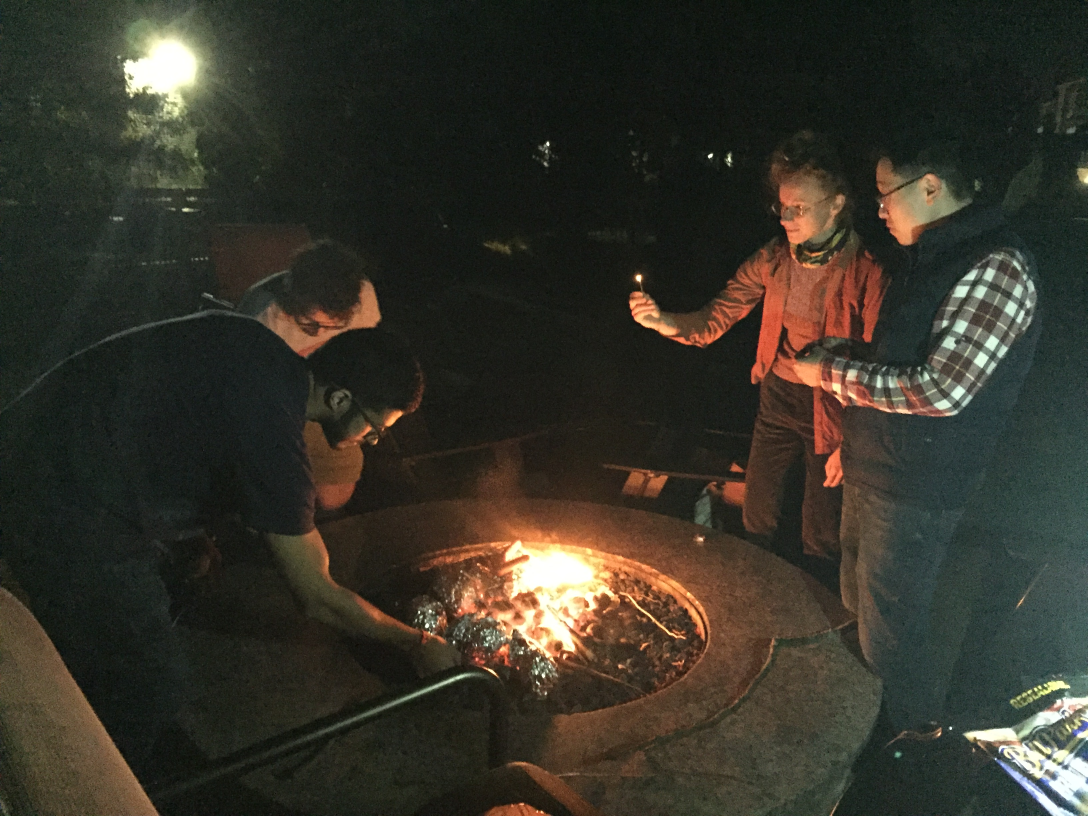
#> input picture media/upload/IMG_2190.JPG, 3264 x 2448 px (shown at 1/3 size)
$ python -i metron.py   (imports and definitions only)   (older library calls are emulated)
#> lines starting #> are read from the running program, lines starting #| are printed output that depends on the picture
'''
  This is a library of functions for write_power.py
  Updated: 25 January 2021
'''

import numpy as np
#import matplotlib.pyplot as plt
from scipy import signal

# Pillow library for image handling
from PIL import Image
from PIL import ImageFilter
from PIL import ImageOps

#import itertools # unused?
import os
#import subprocess

# input : radians
# output: floating number between (0,10)
# [98 lines left out: functions angle_to_power, write_timestamp_and_power_scalar, write_google, write_website, picture_to_power, not called in this run]

def picture_to_circle_parameters(picture_path, new_scale=200, debug=False):
#> called with picture_path = '../media/upload/IMG_2190.JPG', new_scale = 200, debug = False
    image = Image.open(picture_path)
#> image is the input picture: PIL image 3264x2448 RGB; mean R, G, B 53.4, 51.2, 41.3
    image=image.convert('L') # monochrome
#> image: PIL image 3264x2448 L
    image=ImageOps.invert(image)
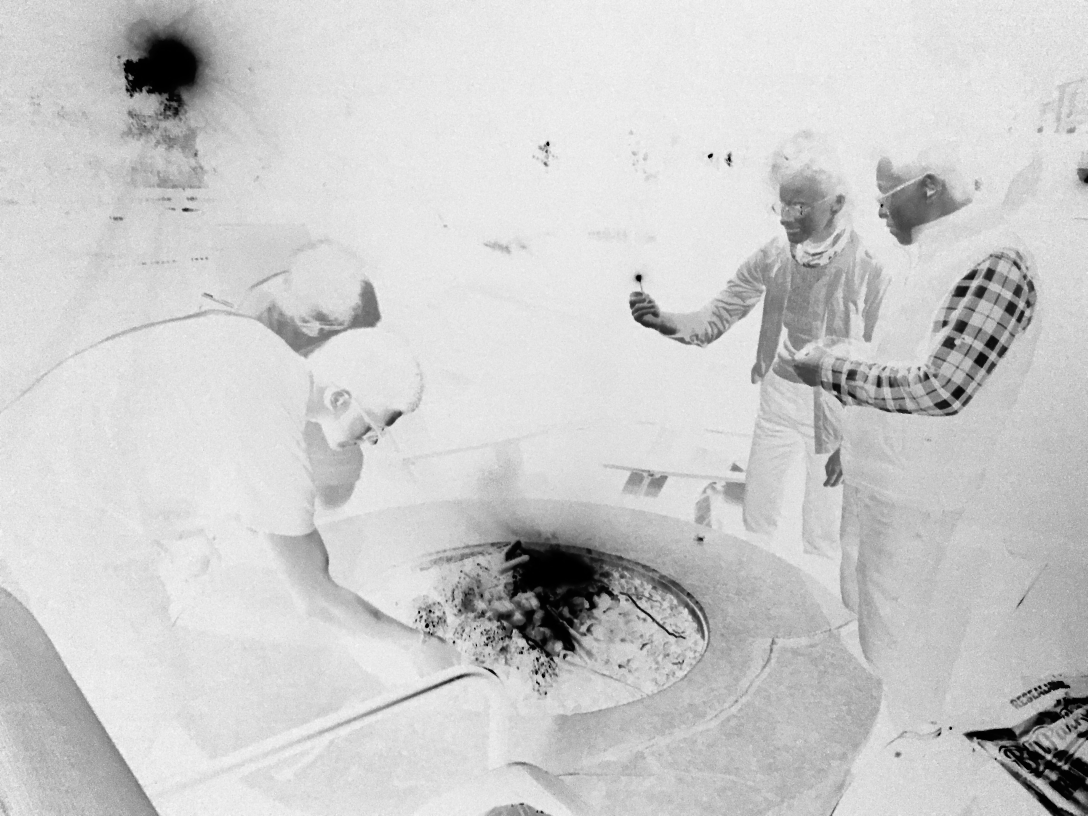
#> image: PIL image 3264x2448 L (shown at 1/3 size); min 0, max 253, mean 204.2

    if debug:
        plt.imshow(image)
        plt.show()

    imageWithEdges = image.filter(ImageFilter.FIND_EDGES)
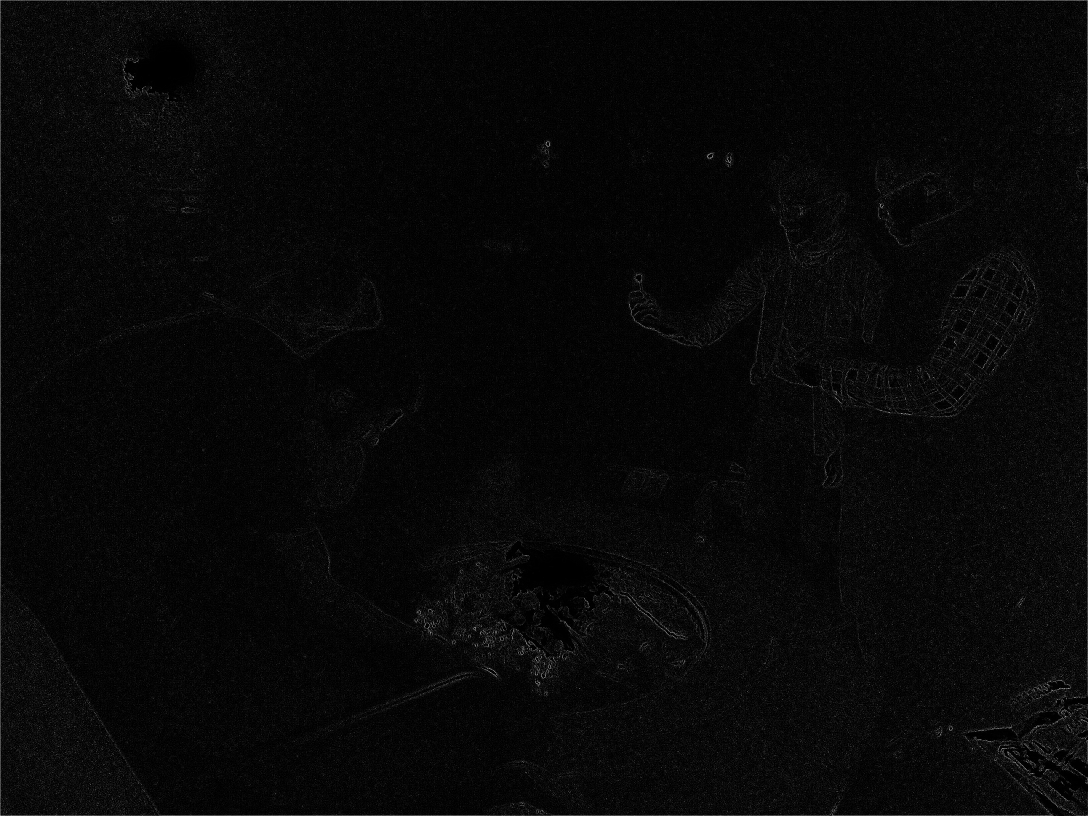
#> imageWithEdges: PIL image 3264x2448 L (shown at 1/3 size); min 0, max 255, mean 7.9

    # NOTES: resizing the image first is needed to make the current
    # circle-finding algorithm (at the bottom of the notebook) work
    size_ratio = imageWithEdges.size[0] / imageWithEdges.size[1]
#> size_ratio = 1.33
    scale_factor=imageWithEdges.size[1] / new_scale
#> scale_factor = 12.24
    imageWithEdges = imageWithEdges.resize((int(new_scale*size_ratio),new_scale),Image.ANTIALIAS)
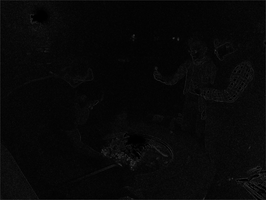
#> imageWithEdges: PIL image 266x200 L; min 0, max 55, mean 7.8

    # PIL does stuff upside down
    imageWithEdges=np.flipud(np.array(imageWithEdges))
#> imageWithEdges: shape (200, 266)
    image=np.flipud(np.array(image))
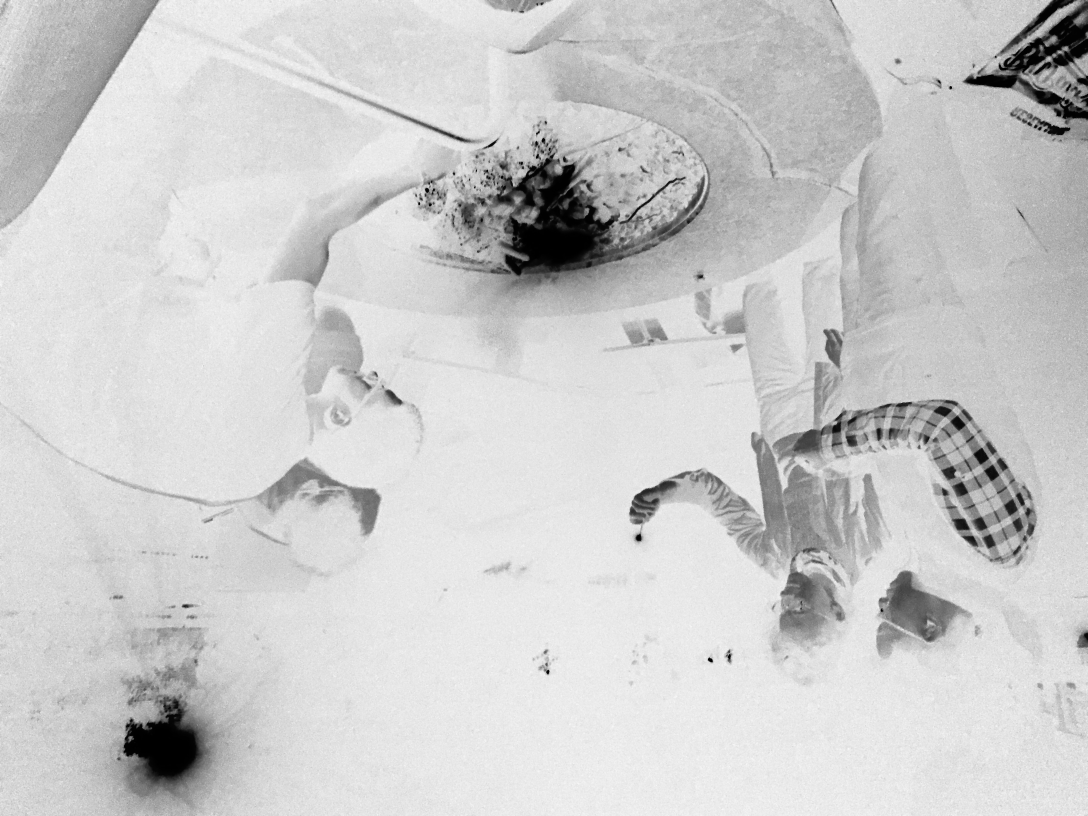
#> image: shape (2448, 3264) (shown at 1/3 size); min 0, max 253, mean 204.2

    num_circles=5

    if debug:
        plt.contourf(imageWithEdges)
        plt.show()

    r_arr=np.arange(1,
                    int(np.floor(min(imageWithEdges.shape[0],
                    imageWithEdges.shape[1]/num_circles)/2)))
#> r_arr = 25 values from 1 to 25

    positive_r_offset = 0
    negative_r_offset = 1

    max_vals=[]
    max_inds=[]
    convolutions=[]
    windows=[]
    for r in r_arr:
    # for each radius, build a window, and scan

        ##### Build window #####
        # The window is composed of two rings, which sum to 0 in principle.
        # A negative ring is slightly large than the positive ring.
        thetas=np.linspace(0,2*np.pi,360,endpoint=False)
        window=np.zeros((r*2,r*2*num_circles))

        ### Fill the negative values first so the positive overwrites it
        for i in range(num_circles):
            for theta in thetas:
                ###### only look at half-circles for the edge circles
                if i==0 and theta>np.pi/2 and theta<3*np.pi/2:
                    continue
                if i==num_circles-1 and (theta<np.pi/2 or theta>3*np.pi/2):
                    continue

                # first negatives
                try:
                    window[int(np.floor(r+(r+negative_r_offset)*np.sin(theta))),
                           int(np.floor((2*i+1)*r+(r+negative_r_offset)*np.cos(theta)))]=-1
                except:
                    pass
# [10 lines of commented-out code are left out]
                try:
                    window[int(np.floor(r+(r+positive_r_offset)*np.sin(theta))),
                           int(np.floor((2*i+1)*r+(r+positive_r_offset)*np.cos(theta)))]=1
                except:
                    pass

        windows.append(window)
        # main computation is here: signal.convolve2d
        convolution=signal.convolve2d(window,imageWithEdges,mode='valid')
        max_vals.append(np.max(convolution))
        max_inds.append(np.unravel_index(convolution.ravel().argmax(),convolution.shape))
        convolutions.append(convolution)
#> this loop made 25 passes
#> pass 1, in picture_to_circle_parameters, `convolution=signal.convolve2d(window,imageWithEdges,mode='valid')`:
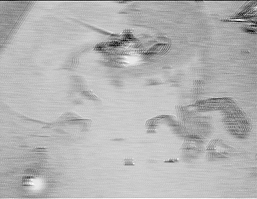
#> convolution: shape (199, 257) float64; min -272, max 27, mean -60.6; drawn with min black and max white
#> pass 3, in picture_to_circle_parameters, `convolution=signal.convolve2d(window,imageWithEdges,mode='valid')`:
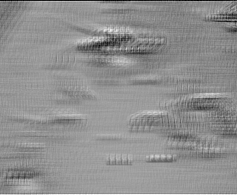
#> convolution: shape (195, 237) float64; min -482, max 212, mean -90; drawn with min black and max white
#> after the loop:
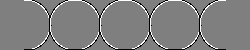
#> window: shape (50, 250) float64; min -1, max 1, mean 0.00224; drawn with min black and max white
#> after the loop, convolutions = 25 items; max_inds = 25 pairs, first value 1 to 194, second value 8 to 239; max_vals = 25 values, max 1515 at index 22, min -36 at index 9, mean 509.8; windows = 25 items

    max_vals=np.array(max_vals)
    max_inds=np.array(max_inds)

    ind=np.argmax(max_vals)
#> ind = 22
    r = int( r_arr[ind]*scale_factor )
#> r = 281
    x = int( max_inds[ind][1]*scale_factor + r)
#> x = 697
    y = int( max_inds[ind][0]*scale_factor + r)
#> y = 293

    if debug:
        fig,(ax1,ax2,ax3)=plt.subplots(3,sharex=True,sharey=True)
        ax1.contourf(imageWithEdges)
        ax1.axvline(max_inds[ind][1],c='r')
        ax1.axvline(max_inds[ind][1]+r_arr[ind]*2*num_circles,c='r')
        ax1.axhline(max_inds[ind][0],c='r')
        ax1.axhline(max_inds[ind][0]+r_arr[ind]*2,c='r')
        ax1.scatter(max_inds[ind][1],max_inds[ind][0],c='r')
        ax2.contourf(convolutions[ind])
        ax2.scatter(max_inds[ind][1],max_inds[ind][0],c='r')
        ax3.contourf(windows[ind])

        plt.show()

        plt.contourf(image)

        thetas=np.linspace(0,2*np.pi,endpoint=False)
        for i in range(num_circles):
            plt.scatter(x+i*2*r,y,c='r')
            for theta in thetas:
                plt.scatter(x+i*2*r+r*np.cos(theta),y+r*np.sin(theta),c='orange',alpha=.1)
        plt.show()

    # ((,)) for html
    return ((x,y,r))


>>> result = picture_to_circle_parameters('../media/upload/IMG_2190.JPG')
#> result = (697, 293, 281)

$ run again, on media/upload/IMG_2194.JPG
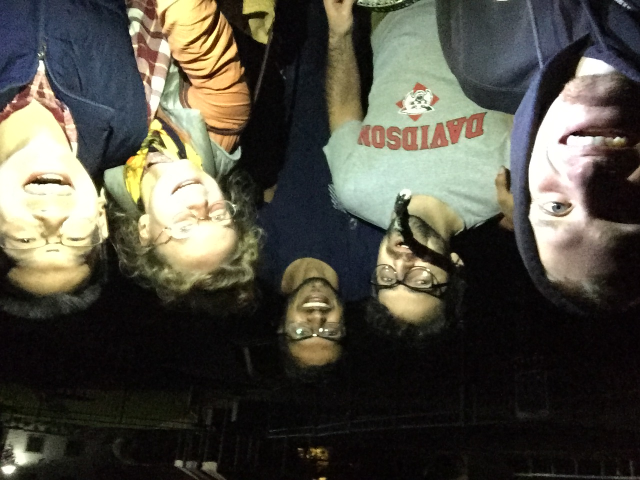
#> input picture media/upload/IMG_2194.JPG, 1280 x 960 px (shown at 1/2 size)
#> in picture_to_circle_parameters, image is the input picture: PIL image 1280x960 RGB; mean R, G, B 79.2, 77, 66.3
#> in picture_to_circle_parameters, `image=np.flipud(np.array(image))`:
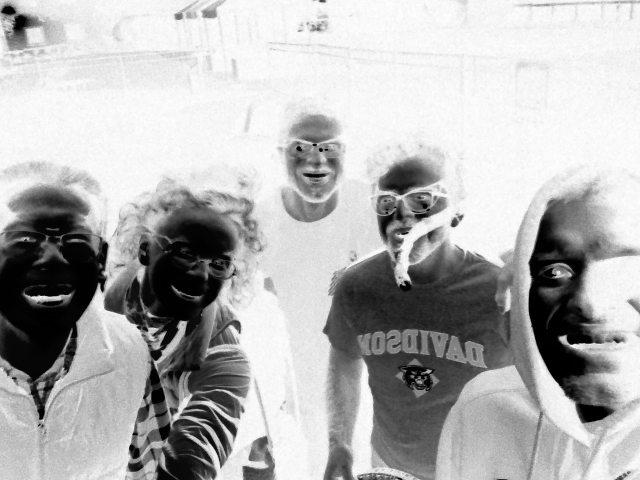
#> image: shape (960, 1280) (shown at 1/2 size); min 0, max 255, mean 178.6
#> the loop in picture_to_circle_parameters, `for r in r_arr:` made 25 passes
#> pass 3, in picture_to_circle_parameters, `convolution=signal.convolve2d(window,imageWithEdges,mode='valid')`:
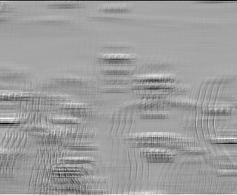
#> convolution: shape (195, 237) float64; min -1506, max 758, mean -106; drawn with min black and max white
#> after the loop in picture_to_circle_parameters, `for r in r_arr:`: convolutions = 25 items; max_inds = 25 pairs, first value 94 to 192, second value 5 to 137; max_vals = 25 values, max 3092 at index 22, min 142 at index 0, mean 1442.5; windows = 25 items
#> ind = 22
#> r = 110
#> x = 249
#> y = 849
#> result = (249, 849, 110)
